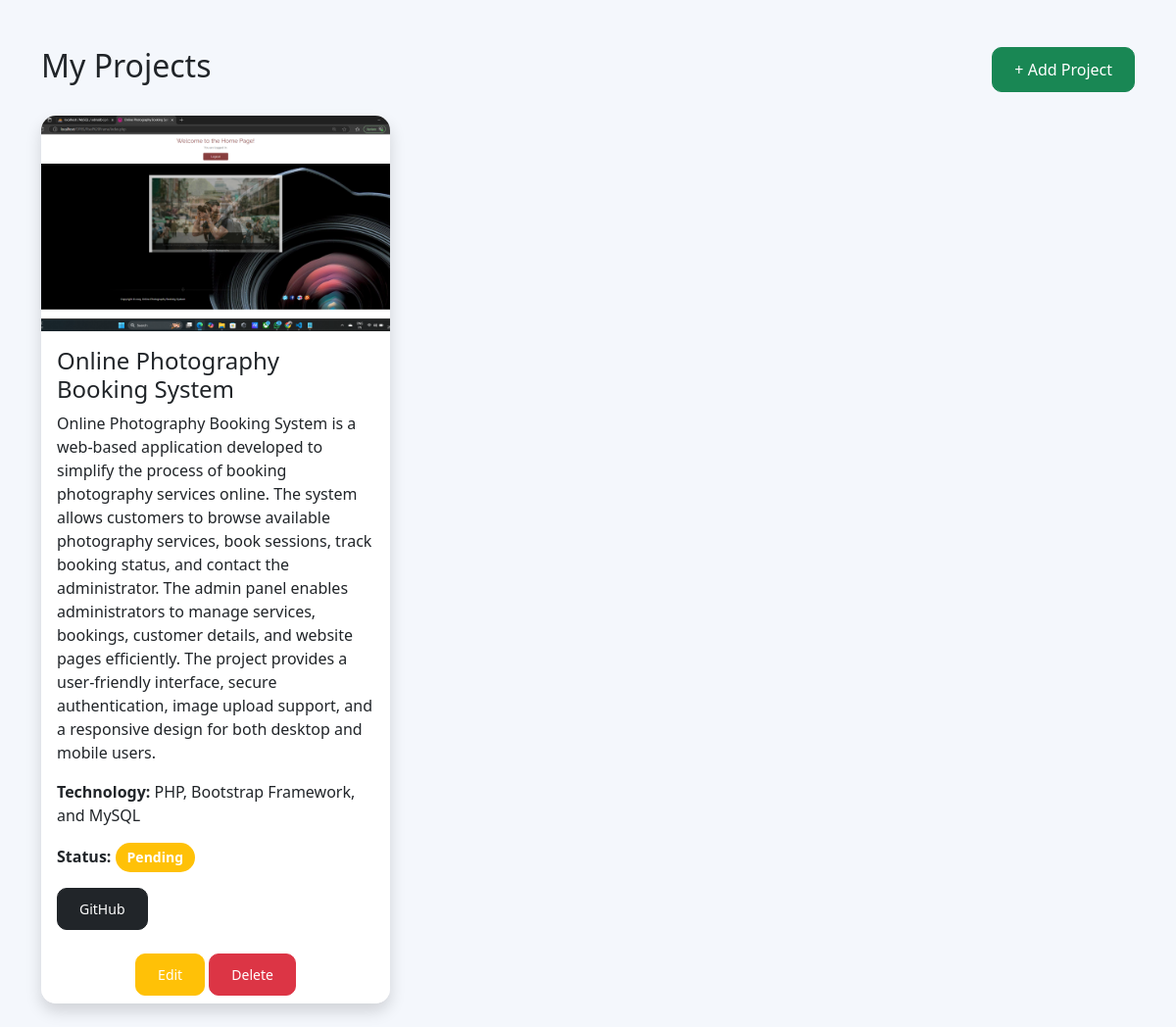
Screenshot of /my_projects (signed in) with the database file from the repository.
### models.py (models this page shows)
class Project(db.Model):
    __tablename__ = "projects"
    id = db.Column(db.Integer, primary_key=True)
    user_id = db.Column(
        db.Integer,
        db.ForeignKey("users.id"),
        nullable=False
    )
    title = db.Column(db.String(150), nullable=False)
    description = db.Column(db.Text, nullable=False)
    technology = db.Column(db.String(200))
    github = db.Column(db.String(300))
    live_demo = db.Column(db.String(300))
    image = db.Column(db.String(300))
    status = db.Column(db.String(20), default="Pending")
    created_at = db.Column(db.DateTime, default=datetime.utcnow)

### app.py (the view)
@app.route("/my_projects")
def my_projects():
    if "user_id" not in session:
        return redirect(url_for("login"))
    projects = Project.query.filter_by(
        user_id=session["user_id"]
    ).all()
    return render_template(
        "client/my_projects.html",
        projects=projects
    )

### templates/client/my_projects.html (shortened to what this page needs)
<!DOCTYPE html>
<html lang="en">
<head>
<link href="https://cdn.jsdelivr.net/npm/bootstrap@5.3.3/dist/css/bootstrap.min.css" rel="stylesheet">
<link rel="stylesheet"
href="{{ url_for('static', filename='css/project.css') }}">
</head>
<body>
<div class="container mt-5">
<div class="d-flex justify-content-between mb-4">
<h2>My Projects</h2>
<a href="{{ url_for('add_project') }}"
class="btn btn-success">
+ Add Project
</a>
</div>
<div class="row">
{% if projects %}
{% for project in projects %}
<div class="col-md-4 mb-4">
<div class="card shadow h-100 project-card">
{% if project.image %}
<img src="{{ url_for('static', filename='uploads/projects/' + project.image) }}"
class="card-img-top"
height="220">
{% endif %}
<div class="card-body">
<h4>{{ project.title }}</h4>
<p>{{ project.description }}</p>
<p>
<b>Technology:</b>
{{ project.technology }}
</p>
<p>
<b>Status:</b>
<span class="badge bg-warning">
{{ project.status }}
</span>
</p>
<a href="{{ project.github }}"
target="_blank"
class="btn btn-dark btn-sm">
GitHub
</a>
</div>
<div class="card-footer text-center">
<a href="/edit_project/{{ project.id }}"
class="btn btn-warning btn-sm">
Edit
</a>
<a href="/delete_project/{{ project.id }}"
class="btn btn-danger btn-sm">
Delete
</a>
</div>
</div>
</div>
{% endfor %}
{% else %}
<div class="alert alert-info">
No Projects Found.
</div>
{% endif %}
</div>
</div>
</body>
</html>

### static/css/project.css (style rules this page uses)
body { background: #f4f7fc; font-family: 'Segoe UI', Tahoma, Geneva, Verdana, sans-serif; }
.card { border: none; border-radius: 15px; overflow: hidden; transition: 0.3s ease; box-shadow: 0 5px 15px rgba(0,0,0,0.1); }
.btn { border-radius: 10px; padding: 10px 22px; font-weight: 500; transition: 0.3s; }
.btn-warning { color: white; }
.card img { width: 100%; height: 220px; object-fit: cover; }
.card-footer { background: white; border-top: none; }
.badge { font-size: 14px; padding: 8px 12px; border-radius: 20px; }

### rows the page displays
Project: image (picture), title "Online Photography Booking System", description "Online Photography Booking System is a web-based application developed to simplify the process of booking photography services online. The system allows customers to browse available photography services, book sessions, track booking status, and contact the administrator. The admin panel enables administrators to manage services, bookings, customer details, and website pages efficiently. The project provides a user-friendly interface, secure authentication, image upload support, and a responsive design for both desktop and mobile users.", technology "PHP, Bootstrap Framework, and MySQL", status "Pending"
